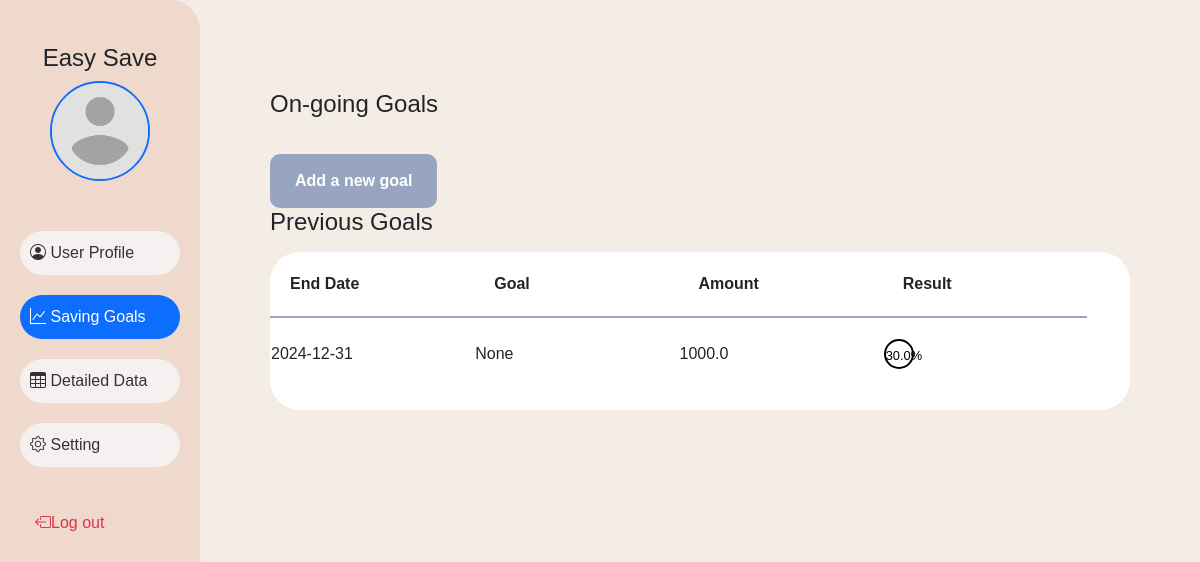
/savingGoal (signed in), run on an earlier commit of the app's database.
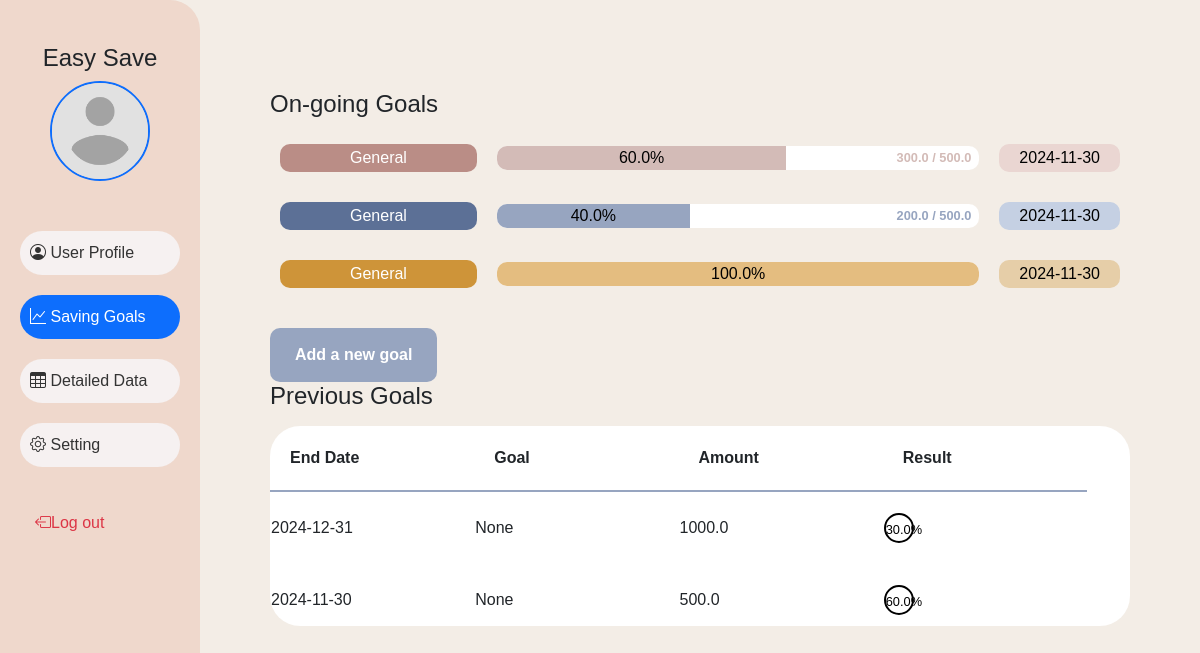
And on a later commit of the database.
### database.py (models this page shows, shortened)
class User(db.Model):
    __tablename__ = 'user'
    user_id = db.Column(db.Integer, primary_key=True, autoincrement=True)
    username = db.Column(db.String(100), nullable=False, unique=True)
    nickname = db.Column(db.String(100),nullable=True)
    average_income = db.Column(db.Float)
    average_spending = db.Column(db.Float)
    emailaddress = db.Column(db.String(150), nullable=True)
    password = db.Column(db.String(200), nullable=True)
    age = db.Column(db.Integer)
    gender = db.Column(db.String(10))
    year_in_school = db.Column(db.String(50))
    major = db.Column(db.String(100))
    profile_picture = db.Column(db.String(200), nullable=False, default='default_picture.png')
    created_at = db.Column(db.DateTime, default=db.func.current_timestamp())
    updated_at = db.Column(db.DateTime, default=db.func.current_timestamp(), onupdate=db.func.current_timestamp())
    spendings = db.relationship('Detail', backref='user', lazy=True)
    saving_goals = db.relationship('Saving_Goal', backref='user', lazy=True)
    spendings_records = db.relationship('Record', backref='user', lazy=True)

class Saving_Goal(db.Model):
    __tablename__ = 'saving_goal'
    saving_goal_id = db.Column(db.Integer, primary_key=True, autoincrement=True)
    user_id = db.Column(db.Integer, db.ForeignKey('user.user_id'), nullable=True)
    name = db.Column(db.String(200))
    amount = db.Column(db.Float)
    start_date = db.Column(db.DateTime)
    end_date = db.Column(db.DateTime)
    progress = db.Column(db.String(100))
    progress_amount = db.Column(db.Float)

### app.py (the view, shortened to what this page needs)
@app.route('/savingGoal', methods=['GET', 'POST'])
def show_saving_goal_page():
    if 'user_id' not in session:
        return render_template('login.html')
    user_id = session.get('user_id')
    user = User.query.filter_by(user_id = user_id).first()
    goals = Saving_Goal.query.filter_by(user_id=user_id).all()  # Only fetch goals for the logged-in user
    onGoingGoals = Saving_Goal.query.filter(
        Saving_Goal.user_id == user_id,
        Saving_Goal.progress == 'ongoing').order_by(Saving_Goal.end_date.desc()).limit(4).all()
    return render_template('savingGoal.html', active_page='savingGoal', user = user, goals=goals, onGoingGoals = onGoingGoals)

### templates/savingGoal.html (shortened to what this page needs)
{% extends "base.html" %}
{% block styles %}
<link rel="stylesheet" href="{{ url_for('static', filename='css/savingGoal.css') }}">
{% endblock %}
{% block content %}
<div class="goals-container">
    <h2>On-going Goals</h2>
    {% for goal in onGoingGoals %}
    {%if goal.progress == "ongoing"%}
    {% set percentage = ((goal.progress_amount / goal.amount) * 100) | round %}
    <div class="goal-item">
        <div class="goal-name goal-name-{{ loop.index }}"> {{ goal.name if goal.name else "General" }}</div>
        <div class="progress-bar ">
            <div class="progress-bar-fill progress-bar-fill-{{ loop.index }}" style="width: {{ percentage }}%;">{{
                percentage }}%</div>
            {% if percentage <= 80 %} <span class="progress-text progress-text-{{ loop.index }}">{{ goal.progress_amount
                }} / {{ goal.amount }}</span>
                {% endif %}
        </div>
        <div class="goal-date goal-date-{{ loop.index }}">{{ goal.end_date.strftime('%Y-%m-%d') }}</div>
    </div>
    {%endif%}
    {% endfor %}
    <button class="save-btn" id="add-goal-btn" type="button" style="margin-top: 20px;">Add a new goal</button>
    <h2>Previous Goals</h2>
    <table class="records-table" style="width: 100%; border-collapse: collapse;">
        <thead>
            <tr>
                <th style="text-align: left; padding: 20px; border-bottom: 2px solid #97A5C0;">End Date</th>
                <th style="text-align: left; padding: 20px; border-bottom: 2px solid #97A5C0;">Goal</th>
                <th style="text-align: left; padding: 20px; border-bottom: 2px solid #97A5C0;">Amount</th>
                <th style="text-align: left; padding: 20px; border-bottom: 2px solid #97A5C0;">Result</th>
            </tr>
        </thead>
        <tbody>
            {%for goal in goals%}
            <tr style="padding-left: 20px;">
                <td>{{goal.end_date.strftime('%Y-%m-%d')}}</td>
                <td>{{goal.name}}</td>
                <td>{{goal.amount}}</td>
                {%if goal.progress == "finished"%}
                <td>
                    <span>✔</span>
                </td>
                {%else%}
                <td>
                    <span style="font-size: 0.8em;">{{((goal.progress_amount / goal.amount) * 100) | round}}%</span>
                </td>
                {%endif%}
            <tr>
            {%endfor%}
        </tbody>
    </table>
</div>
{% endblock %}

### templates/base.html (shortened to what this page needs)
<!DOCTYPE html>
<html lang="en">
<head>
    <link href="https://cdn.jsdelivr.net/npm/bootstrap@5.3.0/dist/css/bootstrap.min.css" rel="stylesheet">
    <link href="https://cdn.jsdelivr.net/npm/bootstrap-icons@1.10.5/font/bootstrap-icons.css" rel="stylesheet">
    <link rel="stylesheet" href="{{ url_for('static', filename='css/styles.css') }}">
    {% block styles %}{% endblock %}
</head>
<body>
    <div class="container-fluid">
        <div class="row">
            <nav id="sidebar" class="col-md-3 col-lg-2 d-md-block sidebar">
                <div class="position-sticky">
                    <div class="text-center py-4">
                        <h4><a href="/home" class="text-decoration-none text-dark">Easy Save</a></h4>
                        <img src="{{ url_for('static', filename='profile_pictures/' ~ (user.profile_picture | default('default_picture.png'))) }}" alt="Profile Picture" class="rounded-circle mb-3" width="100">
                    </div>
                    <ul class="nav flex-column">
                        <li class="nav-item">
                            <a class="nav-link {% if active_page == 'userProfile' %}active{% endif %}" href="/userProfile">
                                <i class="bi bi-person-circle"></i> User Profile
                            </a>
                        </li>
                        <li class="nav-item">
                            <a class="nav-link {% if active_page == 'savingGoal' %}active{% endif %}" href="/savingGoal">
                                <i class="bi bi-graph-up"></i> Saving Goals
                            </a>
                        </li>
                        <li class="nav-item">
                            <a class="nav-link {% if active_page == 'detailedData' %}active{% endif %}" href="/details_and_charts">
                                <i class="bi bi-table"></i> Detailed Data
                            </a>
                        </li>
                        <li class="nav-item">
                            <a class="nav-link {% if active_page == 'setting' %}active{% endif %}" href="/setting">
                                <i class="bi bi-gear"></i> Setting
                            </a>
                        </li>
                        <li class="nav-item mt-4 logout">
                            <a class="nav-link text-danger" href="/logout">
                                <i class="bi bi-box-arrow-left"></i> Log out
                            </a>
                        </li>
                    </ul>
                </div>
            </nav>
            <main class="col-md-9 ms-sm-auto col-lg-10 px-md-4">
                {% block content %}
                {% endblock %}
            </main>
        </div>
    </div>
</body>
</html>

### static/css/styles.css (style rules this page uses)
:root { --primary-color: #0d6efd; --secondary-color: #6c757d; --accent-color: #198754; --background-color: #F3EDE6; --sidebar-bg-color: #EFD8CC; --sidebar-text-color: #333333; --header-bg-color: #EFD8CC; --header-text-color: #ffffff; --footer-bg-color: #343a40; --footer-text-color: #ffffff; --card-bg-color: #ffffff; --card-border-color: #dee2e6; --button-hover-color: #0b5ed7; --button-active-color: #0a58ca; --font-family: 'Arvo', Tahoma, Geneva, Verdana, sans-serif; }
body { font-family: var(--font-family); background-color: var(--background-color); margin: 0; padding: 0; overflow: hidden; }
#sidebar { background-color: var(--sidebar-bg-color); min-height: 100vh; padding: 20px; border-top-right-radius: 30px; border-bottom-right-radius: 30px; }
#sidebar .nav-link { color: var(--sidebar-text-color); background-color: #F6F1F1; font-weight: 500; margin: 10px 0; transition: color 0.3s, background-color 0.3s; border-radius: 30px; padding: 10px; }
#sidebar .nav-link.active { background-color: var(--primary-color); color: #ffffff !important; }
#sidebar .text-danger { margin-top: auto; background-color: transparent; padding-left: 15px; display: flex; align-items: center; }
#sidebar img { width: 100px; height: 100px; object-fit: cover; border: 2px solid var(--primary-color); }
main { padding: 30px; background-color: var(--background-color); }

### static/css/savingGoal.css (style rules this page uses)
.goals-container { max-width: 900px; margin: 40px auto; padding: 20px; }
.goals-container h2 { font-size: 1.5em; margin-bottom: 15px; }
.goal-item { color: #FFFFFF; display: flex; justify-content: space-between; align-items: center; padding: 10px; margin-bottom: 10px; border-radius: 10px; }
.goal-name { border-radius: 10px; font-size: 1em; padding-top: 2px; padding-bottom: 2px; padding-left: 70px; padding-right: 70px; }
.goal-name-1 { background-color: #BA8D86; }
.goal-name-2 { background-color: #5C7096; }
.goal-name-3 { background-color: #CE9439; }
.progress-bar { flex: 1; height: 24px; margin-left: 20px; background-color: #FFFFFF; border-radius: 10px; overflow: hidden; position: relative; }
.progress-text { position: absolute; top: 50%; right: 8px; transform: translateY(-50%); font-weight: bold; font-size: 0.8em; }
.progress-text-1 { color: #D3BBB7; }
.progress-text-2 { color: #97A5C0; }
.progress-bar-fill { height: 100%; position: absolute; top: 0; left: 0; color: #000000; }
.progress-bar-fill-1 { background-color: #D3BBB7; }
.progress-bar-fill-2 { background-color: #97A5C0; }
.progress-bar-fill-3 { background-color: #E4BD80; }
.goal-date { margin-left: 20px; padding-top: 2px; padding-bottom: 2px; padding-left: 20px; padding-right: 20px; border-radius: 10px; font-size: 1em; color: #000000; }
.goal-date-1 { background-color: #EAD6D2; }
.goal-date-2 { background-color: #C5D0E3; }
.goal-date-3 { background-color: #E6CEA8; }
.save-btn { align-self: flex-end; padding: 15px 25px; border: none; border-radius: 10px; background-color: #97A5C0; color: #fff; font-weight: bold; cursor: pointer; font-size: 1em; margin-top: 20px; }
.records-table { background-color: #FFFFFF; display: block; max-height: 200px; overflow-y: auto; border-radius: 30px; }
.records-table thead, records-table tbody { padding-left: 50px; }
.records-table thead, .records-table tbody tr { display: table; width: 95%; table-layout: fixed; margin-bottom: 20px; }
.records-table tbody tr { padding-left: 20px; }
.records-table span { display: inline-block; width: 30px; height: 30px; border: 2px solid #000000; border-radius: 30px; text-align: center; line-height: 30px; color: black; }

What changed in the data, as far as the page shows it:
added Saving_Goal: name "General", percentage "60.0", progress_amount "300.0", amount "500.0", end_date "2024-11-30", name "None", ((goal.progress_amount/goal.amount)*100)|round "60.0"
added Saving_Goal: name "General", percentage "40.0", progress_amount "200.0", amount "500.0", end_date "2024-11-30", shown under "On-going Goals"
added Saving_Goal: name "General", percentage "100.0", end_date "2024-11-30", shown under "On-going Goals"
